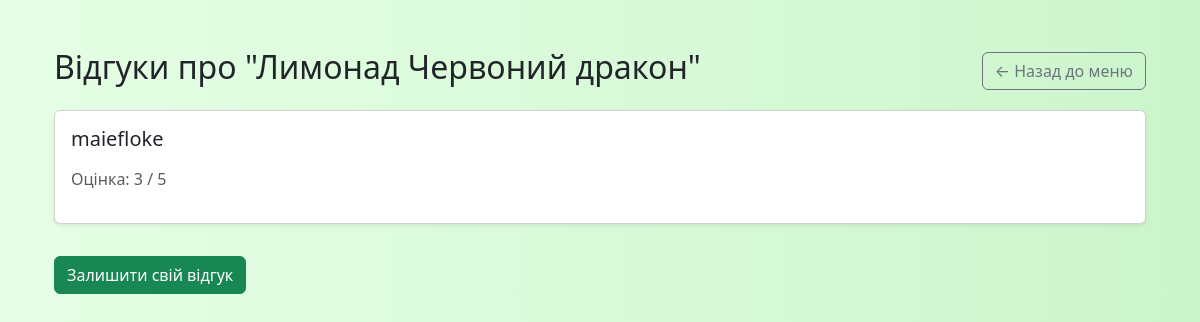
Screenshot of /dish/8/reviews/ (signed in) with the database file from the repository.
### main/models.py (models this page shows, shortened)
class Dish(models.Model):
    CATEGORY_CHOICES = [
        ('Сети', 'Сети'),
        ('Роли', 'Роли'),
        ('Супи', 'Супи'),
        ('Напої', 'Напої'),
        ('Десерти', 'Десерти'),
    ]
    name = models.CharField(max_length=100)
    description = models.TextField()
    price = models.DecimalField(max_digits=6, decimal_places=2)
    image = models.ImageField(upload_to='dishes/', default='default.jpg')
    is_popular = models.BooleanField(default=False)
    category = models.CharField(max_length=50, choices=CATEGORY_CHOICES, default='Сети')

class Review(models.Model):
    user = models.ForeignKey(settings.AUTH_USER_MODEL, on_delete=models.CASCADE)
    dish = models.ForeignKey(Dish, on_delete=models.CASCADE, related_name='reviews')
    rating = models.IntegerField(choices=[(i, str(i)) for i in range(1, 6)])
    comment = models.TextField()
    approved = models.BooleanField(default=True)
    created_at = models.DateTimeField(auto_now_add=True)

### accounts/models.py (models this page shows, shortened)
class CustomUser(AbstractUser):
    email = models.EmailField(unique=True)
    is_admin = models.BooleanField(default=False)

### main/views.py (the view)
# urls.py: path('dish/<int:dish_id>/reviews/', views.review_list, name='review_list'),
@login_required
def review_list(request, dish_id):
    dish = get_object_or_404(Dish, id=dish_id)
    reviews = Review.objects.filter(dish=dish, approved=True)
    return render(request, 'main/review_list.html', {'dish': dish, 'reviews': reviews})

### main/templates/main/review_list.html (shortened to what this page needs)
{% extends 'base.html' %}
{% block content %}
<div class="container mt-5">
  <div class="d-flex justify-content-between align-items-center mb-3">
    <h2>Відгуки про "{{ dish.name }}"</h2>
    <a href="{% url 'menu' %}" class="btn btn-outline-secondary btn-animated">← Назад до меню</a>
  </div>
  {% if reviews %}
    {% for review in reviews %}
      {% if review.approved %}
        <div class="card mb-3 shadow-sm">
          <div class="card-body">
            <h5 class="card-title">{{ review.user.username }}</h5>
            <p class="text-muted">Оцінка: {{ review.rating }} / 5</p>
          </div>
        </div>
      {% endif %}
    {% endfor %}
  {% else %}
    <p>Ще немає відгуків. Станьте першим!</p>
  {% endif %}
  <a href="{% url 'add_review' dish.id %}" class="btn btn-success mt-3 btn-animated">Залишити свій відгук</a>
</div>
{% endblock %}

### main/templates/main/review_list.html (style rules this page uses)
body { background: linear-gradient(to right, #e6ffe6, #ccf5cc); }
.card { transition: transform 0.3s ease, box-shadow 0.3s ease; }
.btn-animated { transition: all 0.3s ease; }

### rows the page displays
Dish: name "Лимонад Червоний дракон"
Review: user.username "maiefloke", rating "3"
